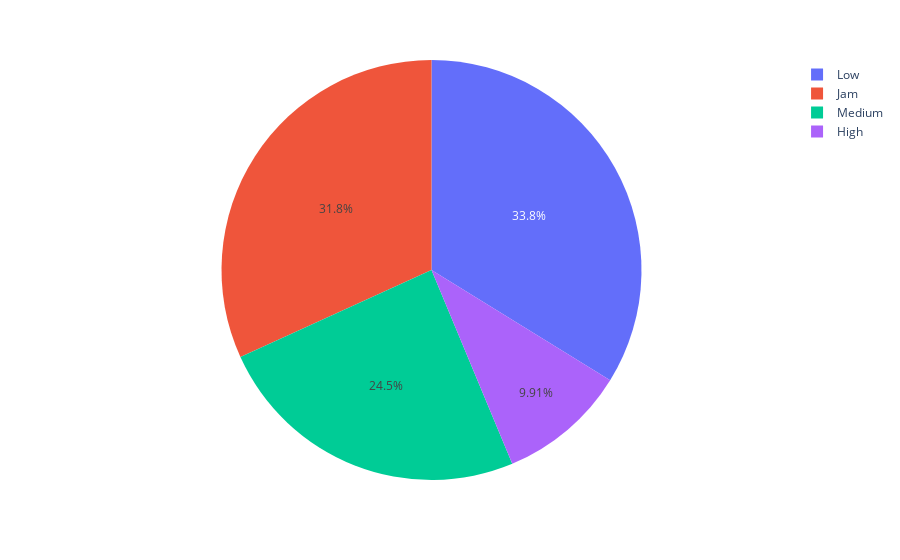

The code cell stored with this chart in its notebook:
### Markdown cell above
## Distribuição dos pedidos por tipo de tráfego.

### Code cell
columns_03 = ['ID','Road_traffic_density']

df_pedidos_trafego = df1.loc[:,columns_03].groupby(['Road_traffic_density']).count().reset_index()
df_pedidos_trafego['entregas_perc'] = df_pedidos_trafego['ID']/df_pedidos_trafego['ID'].sum()

px.pie(df_pedidos_trafego, values='entregas_perc', names='Road_traffic_density')

### Figure 1 — Plotly figure (JSON) as saved in the notebook; plotly's stock layout.template omitted (floating-point values rounded to 4 significant figures)
{"data": [{"domain": {"x": [0, 1], "y": [0, 1]}, "hovertemplate": "Road_traffic_density=%{label}<br>entregas_perc=%{value}<extra></extra>", "labels": ["High", "Jam", "Low", "Medium"], "legendgroup": "", "name": "", "showlegend": true, "type": "pie", "values": [0.09911, 0.3181, 0.3381, 0.2448]}], "layout": {"legend": {"tracegroupgap": 0}, "margin": {"t": 60}}}
